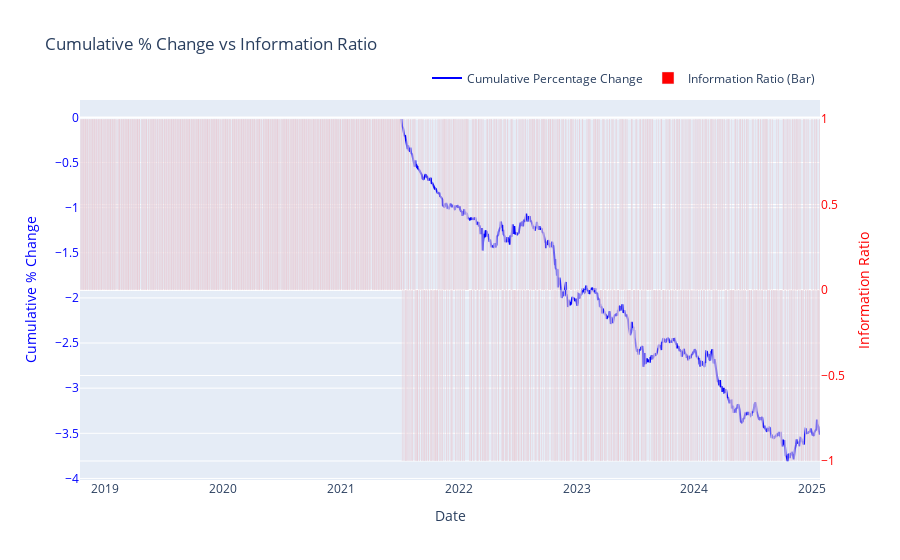

Notebook cell for this chart:
### Code cell
import numpy as np
import pandas as pd

# 皮爾遜相關係數計算函數
def pearson_correlation(x, y):
    n = len(x)
    x_mean = sum(x) / n
    y_mean = sum(y) / n

    numerator = sum((x[i] - x_mean) * (y[i] - y_mean) for i in range(n))
    denominator = (sum((x[i] - x_mean) ** 2 for i in range(n)) * sum((y[i] - y_mean) ** 2 for i in range(n))) ** 0.5

    return numerator / denominator if denominator != 0 else 0

# 斯皮爾曼秩相關係數計算函數
def spearman_correlation(x, y):
    n = len(x)
    
    # 計算排名
    x_ranks = pd.Series(x).rank().tolist()
    y_ranks = pd.Series(y).rank().tolist()

    # 計算 d_i^2
    d_squared = sum((x_ranks[i] - y_ranks[i]) ** 2 for i in range(n))

    # 斯皮爾曼相關係數公式
    rho = 1 - (6 * d_squared) / (n * (n ** 2 - 1))

    return rho

def plots(k, l):
    fig = go.Figure()
    fig.add_trace(
        go.Scatter(
            x=k.index,
            y=l,
            mode="lines",
            name="Cumulative Percentage Change",
            yaxis="y1",  # Map to primary y-axis
            line=dict(color="blue")
        )
    )

    # Add scatter plot (or histogram) for IR
    fig.add_trace(
        go.Bar(
            x=k.index,
            y=k,
            name="Information Ratio (Bar)",
            yaxis="y2",  # Map to secondary y-axis
            marker=dict(color="red", opacity=0.6)
        )
    )

    # Set up layout with dual y-axes
    fig.update_layout(
        title="Cumulative % Change vs Information Ratio",
        xaxis=dict(title="Date"),
        yaxis=dict(
            title="Cumulative % Change",
            titlefont=dict(color="blue"),
            tickfont=dict(color="blue")
        ),
        yaxis2=dict(
            title="Information Ratio",
            titlefont=dict(color="red"),
            tickfont=dict(color="red"),
            overlaying="y",
            side="right"  # Position y2 axis on the right
        ),
        legend=dict(orientation="h", yanchor="bottom", y=1.02, xanchor="right", x=1)
    )
    fig.show()
# 測試數據
indexer = -7
data_factor = ln_.iloc[1:, indexer]  # 因1分數
data_return = pct_calculating_profit.iloc[1:, indexer]

# 計算相關係數
pearson_result = pearson_correlation(data_factor, data_return)
spearman_result = spearman_correlation(data_factor, data_return)

print(f"Pearson Correlation: {pearson_result:.4f}")
print(f"Spearman Correlation: {spearman_result:.4f}")

k = ln_['9868.HK'].apply(lambda x: -1 if x >= 0 else 1)
l = (pct_calculating_profit['9868.HK'].shift(0) * k).cumsum()
plots(k, l)

### Figure 1 — Plotly figure (JSON) as saved in the notebook; plotly's stock layout.template omitted (floating-point values rounded to 4 significant figures; data arrays with more than 128 entries replaced by an {"elided": "..."} marker saying what was removed)
{"data": [{"line": {"color": "blue"}, "mode": "lines", "name": "Cumulative Percentage Change", "type": "scatter", "x": {"elided": "1546 str values"}, "y": {"elided": "1546 float values"}, "yaxis": "y"}, {"marker": {"color": "red", "opacity": 0.6}, "name": "Information Ratio (Bar)", "type": "bar", "x": {"elided": "1546 str values"}, "y": {"elided": "1546 int values"}, "yaxis": "y2"}], "layout": {"legend": {"orientation": "h", "x": 1, "xanchor": "right", "y": 1.02, "yanchor": "bottom"}, "title": {"text": "Cumulative % Change vs Information Ratio"}, "xaxis": {"title": {"text": "Date"}}, "yaxis": {"tickfont": {"color": "blue"}, "title": {"font": {"color": "blue"}, "text": "Cumulative % Change"}}, "yaxis2": {"overlaying": "y", "side": "right", "tickfont": {"color": "red"}, "title": {"font": {"color": "red"}, "text": "Information Ratio"}}}}
